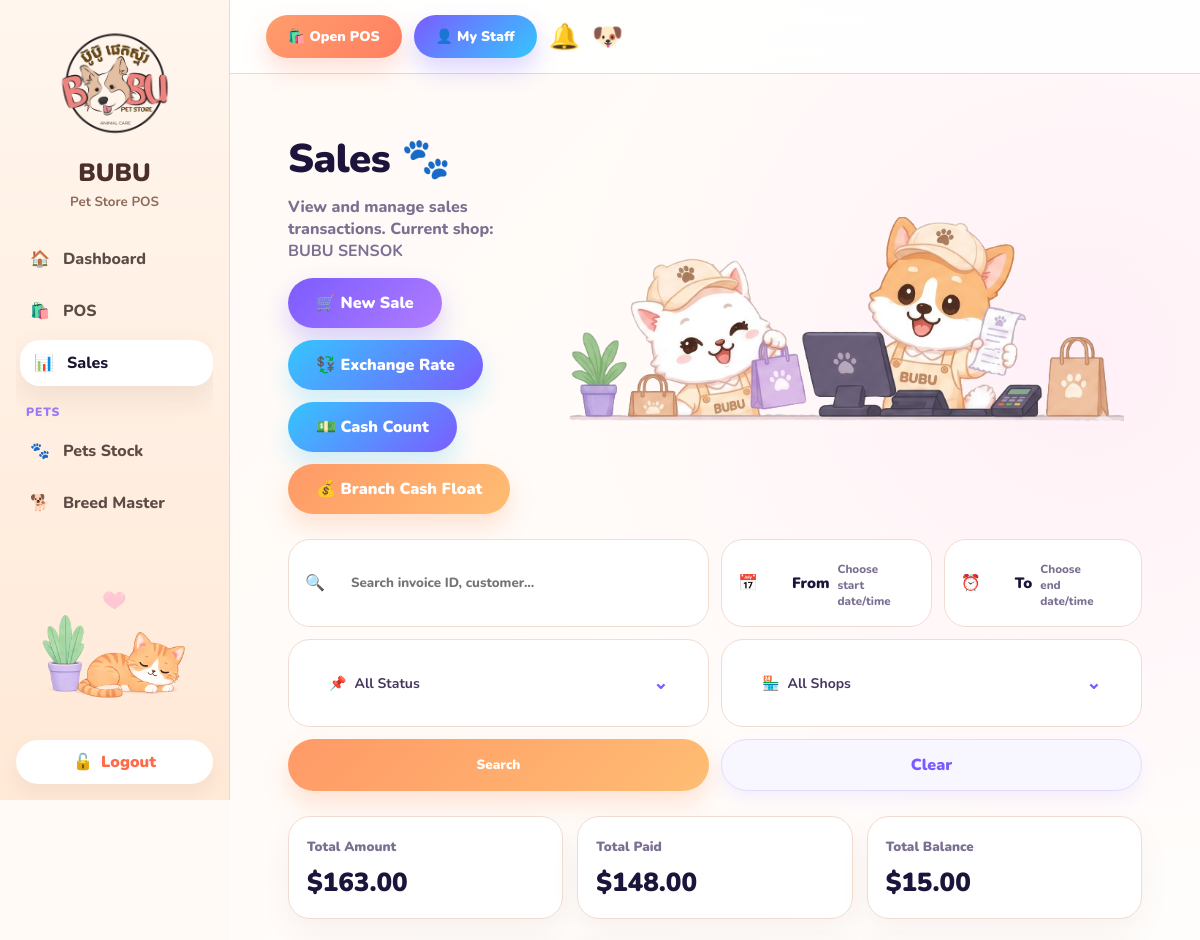
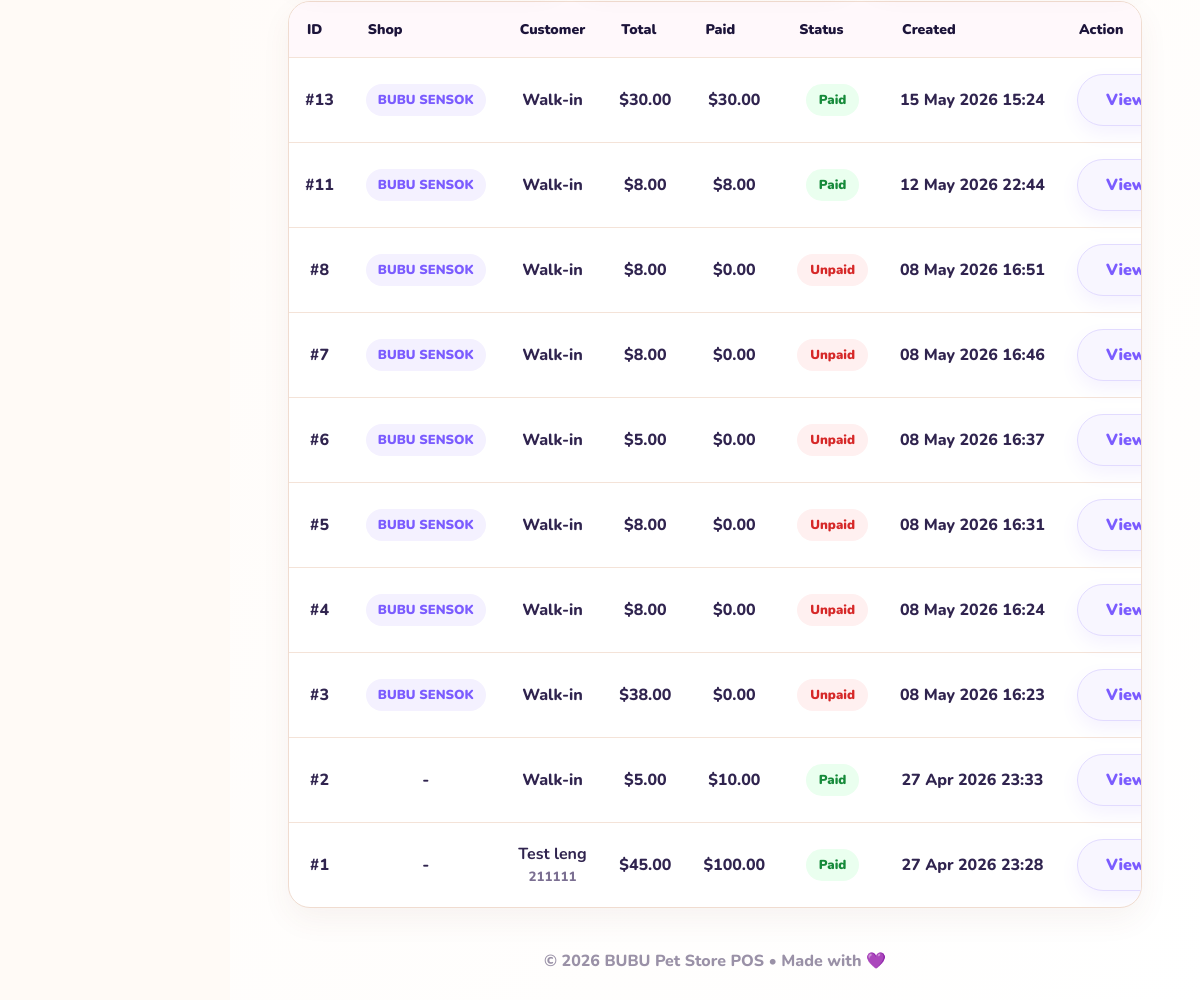
Screenshot of /pos/sales/ (signed in) with the database file from the repository (2 pictures, top to bottom).
### inventory/models.py (models this page shows, shortened)
class Branch(models.Model):
    name = models.CharField(max_length=100, unique=True)
    is_active = models.BooleanField(default=True)
    latitude = models.DecimalField(
        max_digits=10,
        decimal_places=7,
        null=True,
        blank=True,
        help_text="Branch GPS latitude.",
    )
    longitude = models.DecimalField(
        max_digits=10,
        decimal_places=7,
        null=True,
        blank=True,
        help_text="Branch GPS longitude.",
    )
    allowed_radius_meters = models.PositiveIntegerField(
        default=150,
        help_text="Allowed distance from branch for attendance scan.",
    )

### pos/models.py (models this page shows, shortened)
class Sale(models.Model):
    SALE_TYPE_CHOICES = [
        ("walk_in", "Walk-in"),
        ("prepare_delivery", "Prepare for Delivery"),
    ]
    branch = models.ForeignKey(
        Branch,
        on_delete=models.PROTECT,
        null=True,
        blank=True,
        related_name="sales",
    )
    customer = models.ForeignKey(
        Customer,
        on_delete=models.SET_NULL,
        null=True,
        blank=True,
    )
    sale_type = models.CharField(
        max_length=30,
        choices=SALE_TYPE_CHOICES,
        default="walk_in",
    )
    delivery_created = models.BooleanField(default=False)
    total_amount = models.DecimalField(
        max_digits=10,
        decimal_places=2,
        default=0,
    )
    paid_amount = models.DecimalField(
        max_digits=10,
        decimal_places=2,
        default=0,
    )
    change_amount = models.DecimalField(
        max_digits=10,
        decimal_places=2,
        default=0,
    )
    discount_type = models.CharField(max_length=20, default="percent")
    discount_value = models.DecimalField(max_digits=10, decimal_places=2, default=0)
    discount_amount = models.DecimalField(max_digits=10, decimal_places=2, default=0)
    tax_type = models.CharField(max_length=20, default="percent")
    tax_value = models.DecimalField(max_digits=10, decimal_places=2, default=0)
    tax_amount = models.DecimalField(max_digits=10, decimal_places=2, default=0)
    created_at = models.DateTimeField(auto_now_add=True)

### customers/models.py (models this page shows, shortened)
class Customer(models.Model):
    name = models.CharField(max_length=120)
    phone = models.CharField(max_length=30, blank=True)
    email = models.EmailField(blank=True)
    address = models.TextField(blank=True)
    pet_name = models.CharField(max_length=100, blank=True)
    pet_type = models.CharField(max_length=100, blank=True)
    points = models.IntegerField(default=0)
    total_spent = models.DecimalField(max_digits=12, decimal_places=2, default=0)
    created_at = models.DateTimeField(auto_now_add=True)
    updated_at = models.DateTimeField(auto_now=True)
    created_by = models.ForeignKey(
        User,
        on_delete=models.SET_NULL,
        null=True,
        blank=True,
        related_name="created_customers",
    )
    updated_by = models.ForeignKey(
        User,
        on_delete=models.SET_NULL,
        null=True,
        blank=True,
        related_name="updated_customers",
    )

### pos/views.py (the view, shortened to what this page needs)
# urls.py: path("sales/", views.sale_list, name="sale_list"),
@login_required
def sale_list(request):
    user_branch = get_user_branch(request.user)
    sales = (
        Sale.objects
        .filter(sale_type="walk_in")
        .select_related("customer", "branch")
        .order_by("-created_at")
    )
    if not request.user.is_superuser and user_branch:
        sales = sales.filter(branch=user_branch)
    q = request.GET.get("q", "").strip()
    date_from = request.GET.get("date_from", "").strip()
    date_to = request.GET.get("date_to", "").strip()
    status = request.GET.get("status", "").strip()
    branch_id = request.GET.get("branch", "").strip()
    if request.user.is_superuser and branch_id:
        sales = sales.filter(branch_id=branch_id)
    if date_from:
        dt_from = parse_datetime(date_from)
        if dt_from:
            sales = sales.filter(created_at__gte=dt_from)
    if date_to:
        dt_to = parse_datetime(date_to)
        if dt_to:
            sales = sales.filter(created_at__lte=dt_to)
    if status == "paid":
        sales = sales.filter(paid_amount__gte=F("total_amount"))
    elif status == "unpaid":
        sales = sales.filter(paid_amount=0)
    elif status == "partial":
        sales = sales.filter(
            paid_amount__gt=0,
            paid_amount__lt=F("total_amount"),
        )
    total_amount = (
        sales.aggregate(total=Sum("total_amount"))["total"]
        or Decimal("0.00")
    )
    total_paid = (
        sales.aggregate(total=Sum("paid_amount"))["total"]
        or Decimal("0.00")
    )
    total_balance = total_amount - total_paid
    branches = Branch.objects.filter(is_active=True).order_by("name")
    return render(request, "pos/sale_list.html", {
        "sales": sales,
        "total_amount": total_amount,
        "total_paid": total_paid,
        "total_balance": total_balance,
        "branches": branches,
        "selected_branch": branch_id,
        "current_branch": user_branch,
    })

### pos/views.py (called while the page is built)
def get_user_branch(user):
    profile = getattr(user, "staff_profile", None)
    if profile and profile.branch_id:
        return profile.branch
    return None

### templates/pos/sale_list.html (shortened to what this page needs)
{% extends "base.html" %}
{% load static %}
{% block content %}
<div class="sales-header">
    <div class="sales-title">
        <h1>Sales 🐾</h1>
        <p>
            View and manage sales transactions.
            {% if current_branch %}
                Current shop: <strong>{{ current_branch.name }}</strong>
            {% endif %}
        </p>
        <div class="header-actions">
            <a href="{% url 'pos' %}" class="btn-primary">🛒 New Sale</a>
            <a href="{% url 'pos_exchange_rate' %}" class="btn-rate">
                💱 Exchange Rate
            </a>
            <a href="{% url 'cash_count_dashboard' %}" class="btn-rate">
                💵 Cash Count
            </a>
            <a href="{% url 'branch_cash_float_settings' %}" class="btn-orange">
    💰 Branch Cash Float
</a>
        </div>
    </div>
    <img src="{% static 'img/bubu-sales-hero.png' %}" class="hero-img">
</div>
<form method="get" class="filter-row" id="filterForm">
    <div class="filter-box">
        🔍
        <input
            type="text"
            name="q"
            placeholder="Search invoice ID, customer..."
            value="{{ request.GET.q }}"
        >
    </div>
    <div class="date-group">
        <div class="filter-box">
            📅
            <button type="button" class="datetime-touch-btn" onclick="openDateTimePopup('from')">
                <span>From</span>
                <small id="dateFromLabel">Choose start date/time</small>
            </button>
        </div>
        <div class="filter-box">
            ⏰
            <button type="button" class="datetime-touch-btn" onclick="openDateTimePopup('to')">
                <span>To</span>
                <small id="dateToLabel">Choose end date/time</small>
            </button>
        </div>
    </div>
    <div class="filter-box">
        <button type="button" class="touch-select-btn" onclick="openTouchSelect('status')">
            <span>
                📌
                <strong id="statusLabel">
                    {% if request.GET.status == "paid" %}
                        Paid
                    {% elif request.GET.status == "unpaid" %}
                        Unpaid
                    {% elif request.GET.status == "partial" %}
                        Partial
                    {% else %}
                        All Status
                    {% endif %}
                </strong>
            </span>
            <em>⌄</em>
        </button>
    </div>
    {% if request.user.is_superuser %}
    <div class="filter-box">
        <button type="button" class="touch-select-btn" onclick="openTouchSelect('branch')">
            <span>
                🏪
                <strong id="branchLabel">
                    {% if selected_branch %}
                        {% for branch in branches %}
                            {% if selected_branch == branch.id|stringformat:"s" %}
                                {{ branch.name }}
                            {% endif %}
                        {% endfor %}
                    {% else %}
                        All Shops
                    {% endif %}
                </strong>
            </span>
            <em>⌄</em>
        </button>
    </div>
    {% endif %}
    <button type="submit" class="btn-orange">Search</button>
    <a href="{% url 'sale_list' %}" class="btn-clear">Clear</a>
</form>
<div class="sales-summary">
    <div class="summary-box">
        <small>Total Amount</small>
        <strong>${{ total_amount|floatformat:2 }}</strong>
    </div>
    <div class="summary-box">
        <small>Total Paid</small>
        <strong>${{ total_paid|floatformat:2 }}</strong>
    </div>
    <div class="summary-box">
        <small>Total Balance</small>
        <strong>${{ total_balance|floatformat:2 }}</strong>
    </div>
</div>
<div class="sales-table-card">
    <div class="table-wrap">
        <table class="sales-table">
            <thead>
                <tr>
                    <th>ID</th>
                    <th>Shop</th>
                    <th>Customer</th>
                    <th>Total</th>
                    <th>Paid</th>
                    <th>Status</th>
                    <th>Created</th>
                    <th>Action</th>
                </tr>
            </thead>
            <tbody>
                {% for sale in sales %}
                <tr>
                    <td>#{{ sale.id }}</td>
                    <td>
                        {% if sale.branch %}
                            <span class="branch-pill">{{ sale.branch.name }}</span>
                        {% else %}
                            -
                        {% endif %}
                    </td>
                    <td>
    {% if sale.customer %}
        <strong>{{ sale.customer.name|default:"No Name" }}</strong>
        {% if sale.customer.phone %}
            <br>
            <small style="color:#7b6f92;font-weight:800;">
                {{ sale.customer.phone }}
            </small>
        {% endif %}
    {% else %}
        Walk-in
    {% endif %}
</td>
                    <td>${{ sale.total_amount|floatformat:2 }}</td>
                    <td>${{ sale.paid_amount|floatformat:2 }}</td>
                    <td>
                        {% if sale.paid_amount >= sale.total_amount %}
                            <span class="status-paid">Paid</span>
                        {% elif sale.paid_amount == 0 %}
                            <span class="status-unpaid">Unpaid</span>
                        {% else %}
                            <span class="status-partial">Partial</span>
                        {% endif %}
                    </td>
                    <td>{{ sale.created_at|date:"d M Y H:i" }}</td>
                    <td>
                        <a class="btn-clear" href="{% url 'sale_detail' sale.id %}">
                            View
                        </a>
                    </td>
                </tr>
                {% endfor %}
            </tbody>
        </table>
    </div>
</div>
{% endblock %}

### templates/base.html (style rules this page uses)
* { box-sizing:border-box; }
html, body { margin:0; width:100%; min-height:100%; overflow-x:hidden; font-family:'Nunito',sans-serif; background:#fffaf6; color:#17152f; }
a { text-decoration:none; color:inherit; }
h1 { font-size:36px; font-weight:900; margin:0 0 8px; letter-spacing:-.5px; }
.search-input, input, select, textarea { border:1px solid #eaddec; border-radius:24px; padding:13px 16px; outline:none; background:white; font-family:'Nunito',sans-serif; font-weight:800; max-width:100%; }
.btn, button { min-height:44px; border:0; border-radius:24px; padding:0 24px; font-weight:900; text-decoration:none; display:inline-flex; align-items:center; justify-content:center; gap:8px; cursor:pointer; font-family:'Nunito',sans-serif; transition:.2s; }
.btn-search, .btn-add, .btn-primary { color:white; background:linear-gradient(135deg,#9b7cf6,#ff8c6b); box-shadow:0 12px 25px rgba(155,124,246,.25); }
table { width:100%; border-collapse:collapse; }
thead { background:linear-gradient(135deg,#f3eaff,#fff0f6); }
th { padding:18px; font-size:14px; font-weight:900; text-align:center; color:#17152f; }
td { padding:18px; text-align:center; border-top:1px solid #f7eee8; font-weight:800; color:#514a5f; }

### rows the page displays
Branch: name "BUBU SENSOK"
Sale: id "13", branch.name "BUBU SENSOK", shows "Walk-in", total_amount "30.00", paid_amount "30.00", shows "Paid", created_at "15 May 2026 15:24"
Sale: id "11", branch.name "BUBU SENSOK", shows "Walk-in", total_amount "8.00", paid_amount "8.00", shows "Paid", created_at "12 May 2026 22:44"
Sale: id "8", branch.name "BUBU SENSOK", shows "Walk-in", total_amount "8.00", paid_amount "0.00", shows "Unpaid", created_at "08 May 2026 16:51"
Sale: id "7", branch.name "BUBU SENSOK", shows "Walk-in", total_amount "8.00", paid_amount "0.00", shows "Unpaid", created_at "08 May 2026 16:46"
Sale: id "6", branch.name "BUBU SENSOK", shows "Walk-in", total_amount "5.00", paid_amount "0.00", shows "Unpaid", created_at "08 May 2026 16:37"
Sale: id "5", branch.name "BUBU SENSOK", shows "Walk-in", total_amount "8.00", paid_amount "0.00", shows "Unpaid", created_at "08 May 2026 16:31"
Sale: id "4", branch.name "BUBU SENSOK", shows "Walk-in", total_amount "8.00", paid_amount "0.00", shows "Unpaid", created_at "08 May 2026 16:24"
Sale: id "3", branch.name "BUBU SENSOK", shows "Walk-in", total_amount "38.00", paid_amount "0.00", shows "Unpaid", created_at "08 May 2026 16:23"
Sale: id "2", shows "Walk-in", total_amount "5.00", paid_amount "10.00", shows "Paid", created_at "27 Apr 2026 23:33"
Sale: id "1", customer.name "Test leng", customer.phone "211111", total_amount "45.00", paid_amount "100.00", shows "Paid", created_at "27 Apr 2026 23:28"

### other values shown
{{ total_amount|floatformat:2 }} "163.00"
{{ total_paid|floatformat:2 }} "148.00"
{{ total_balance|floatformat:2 }} "15.00"
